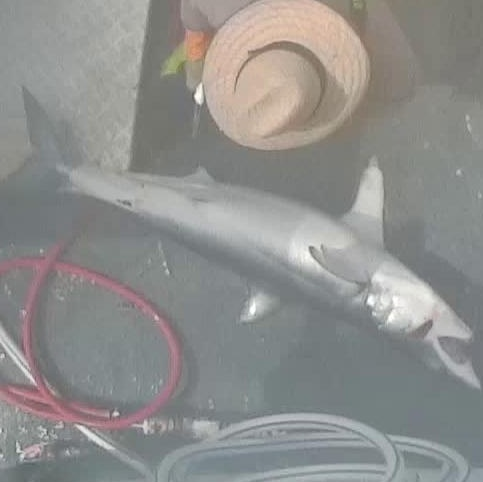
#> input picture scripts/histogram_equalization/img_07473.jpg, 483 x 482 px
$ python hog.py
#> lines starting #> are read from the running program, lines starting #| are printed output that depends on the picture; after the words box and inside, x2 and y2 are one past the last pixel; in counts of white or black regions, pixels touching at a corner belong together
# import opencv
import cv2
import matplotlib.pyplot as plt
import seaborn as sns

# Read image
src = cv2.imread("img_07473.jpg", cv2.IMREAD_GRAYSCALE);
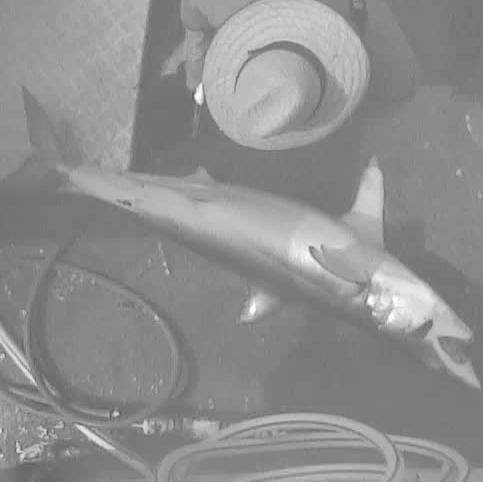
#> src: shape (482, 483); min 86, max 255, mean 142.7
hist = cv2.calcHist(src,[0],None,[256],[0,256])
#> hist = 256 values, max 30 at index 126, min 0 at index 0, mean 1.89
# Binary
ret,thresh1 = cv2.threshold(src,127,255,cv2.THRESH_BINARY+cv2.THRESH_OTSU)
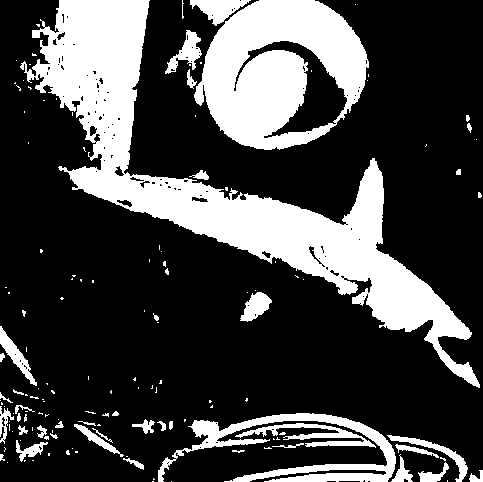
#> thresh1: shape (482, 483); 27.1% white; 144 white regions (102 under 20 px), largest, box (x1, y1, x2, y2) and area: (20, 0, 480, 388) 34510, (194, 0, 369, 150) 16382, (158, 413, 396, 482) 4561
#> ret = 153
bin_hist = cv2.calcHist(thresh1,[0],None,[256],[0,256])
#> bin_hist = 256 values, max 275 at index 0, min 0 at index 1, mean 1.89

# Binary inverse
blur = cv2.GaussianBlur(src,(5,5),0)
bin_hist2 = cv2.calcHist(blur,[0],None,[256],[0,256])
#> bin_hist2 = 256 values, max 28 at index 122, min 0 at index 0, mean 1.89
#ret,thresh2 = cv2.threshold(src,127,255,cv2.THRESH_TOZERO_INV)
thresh2 = cv2.adaptiveThreshold(blur,255,cv2.ADAPTIVE_THRESH_MEAN_C,\
                    cv2.THRESH_BINARY,11,2)
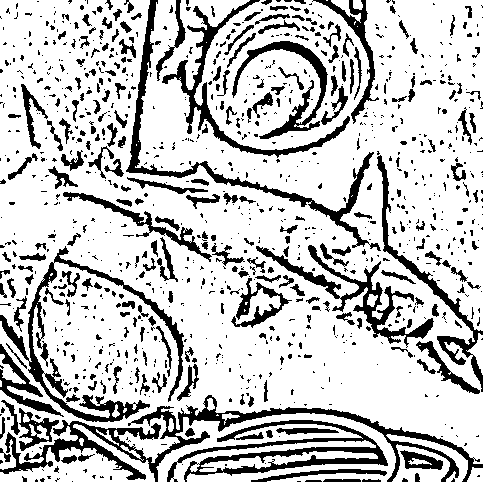
#> thresh2: shape (482, 483); 77.3% white; 1006 black regions (751 under 20 px), largest, box (x1, y1, x2, y2) and area: (0, 395, 483, 482) 6416, (0, 246, 184, 422) 3904, (167, 420, 388, 482) 3550
# Create a CLAHE object (Arguments are optional).
#clahe = cv2.createCLAHE(clipLimit=2.0, tileGridSize=(4,4))
#cl1 = clahe.apply(src)
#cl1_hist = cv2.calcHist(cl1,[0],None,[256],[0,256])

# Two subplots, the axes array is 1-d
f, ((ax1, ax2, ax3), (ax4, ax5, ax6)) = plt.subplots(2, 3)
ax1.imshow(src)
ax1.set_xticks([])
ax1.set_yticks([])
ax2.imshow(blur)
ax2.set_xticks([])
ax2.set_yticks([])
ax3.imshow(thresh2)
ax3.set_xticks([])
ax3.set_yticks([])
ax4.plot(hist)
ax4.set_title('Gray scale original')
ax5.plot(bin_hist)
ax5.set_title('Histogram equalization')
ax6.plot(bin_hist2)
ax6.set_title('Adaptive histogram equalization')
plt.savefig("thresholding_gray.jpg")
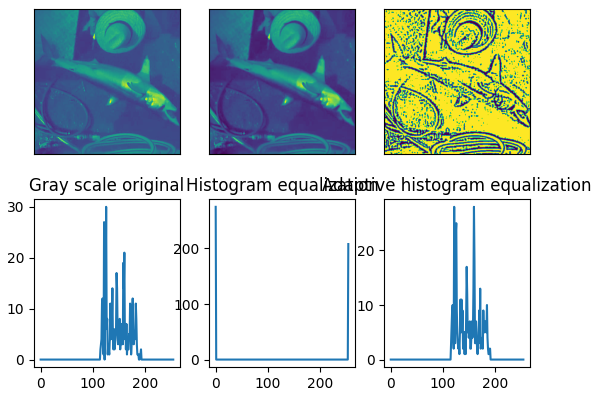
#> figure drawn by matplotlib, 6 panels; panel 4: curve peaks at x = 126, y = 30; panel 5: curve peaks at x = 0, y = 275; panel 6: curve peaks at x = 122, y = 28
